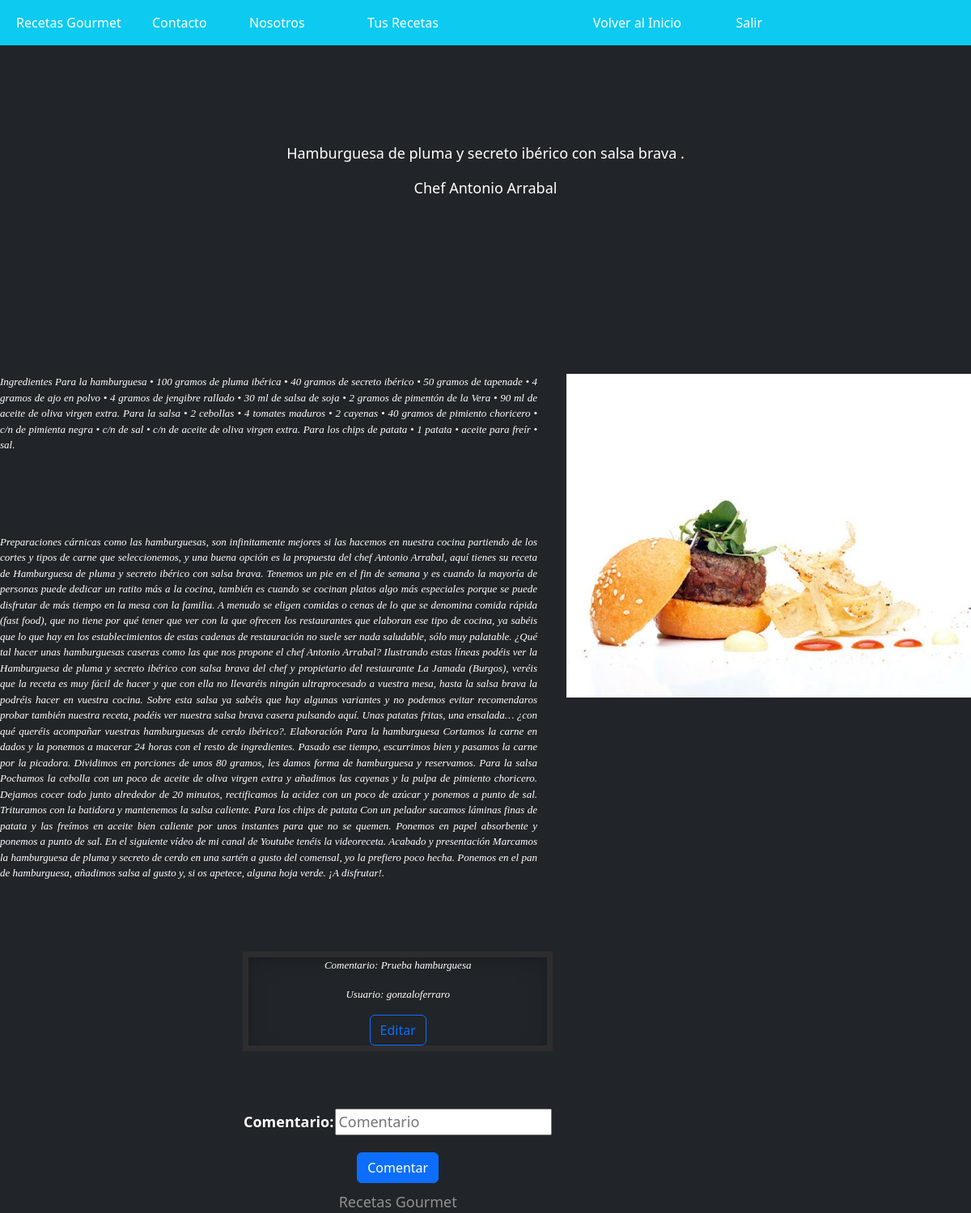
Screenshot of /Blog/hamburguesa/ with the database file from the repository.
### Blog/models.py (models this page shows, shortened)
class Receta(models.Model):
    imagen = models.ImageField(upload_to= "recetas", null= True, blank = True)
    nombre = models.CharField(max_length=80)
    ingrediente = models.CharField(max_length=5000, null=True, blank = True)
    texto = models.CharField(max_length=5000)
    email = models.EmailField()
    autor = models.CharField(max_length=30)

class Comentario(models.Model):
    Comentario = models.CharField(max_length=500)
    us = models.CharField(max_length=500, null=True, blank=True)
    autor = models.CharField(max_length=500, null=True, blank=True)
    nivel = models.CharField(max_length=500, null=True, blank=True)

### Blog/views.py (the view)
# urls.py: path('hamburguesa/', hamburguesa),
def hamburguesa(request):
    autor1 = "Antonio Arrabal"
    rec = Receta.objects.filter(autor=autor1)
    com=Comentario.objects.filter(autor=autor1)
    if request.method == "POST":
        formulario = form_comentario(request.POST)
        if formulario.is_valid():
            informacion = formulario.cleaned_data
            com = Comentario(Comentario = informacion["Comentario"],
            us= request.user, autor="Antonio Arrabal")
            com.save() #Guardo la data en la base de datos como en la función estudiantes.
            com=Comentario.objects.filter(autor=autor1)
            return render(request, "hamburguesa.html",{"recetas":rec,"comentarios":com,"formulario":formulario})
        else:
            formulario = form_comentario()
            return render(request, "hamburguesa.html",{"recetas":rec,"comentarios":com,"formulario":formulario})
    else:
        formulario = form_comentario()
        return render(request, "hamburguesa.html",{"recetas":rec,"comentarios":com,"formulario":formulario})

### Blog/forms.py
class form_comentario(forms.Form):
    Comentario = forms.CharField(widget= forms.TextInput(attrs={'placeholder': 'Comentario'}))
    class Meta:
        model = User
        fields = ['Comentario']
        help_texts = {k:"" for k in fields}

### Blog/template/hamburguesa.html (shortened to what this page needs)
{% extends "home.html"%}
    {% load static %}
{% block contenido %}
<body class="d-flex h-100 text-center text-bg-dark" >
    <div class="contenido1">
        <p class="nav-item" style="position: relative;top:30px; font-size: large;">
            {% if recetas %}
                {% for r in recetas %}
                    <p>
                        {{r.nombre}}
                    </p>
                    <p>
                        Chef {{r.autor}}
                    </p>
                    <img src="{{r.imagen.url}}" style="float: right; margin: 0 0 1em 2em; position:relative; top:200px" height="400px" width= "500px" alt="" >
                    <div class = "contenido2" style="position:relative;top:200px;">
                        {{r.ingrediente}}
                    </div>
                    <div class = "contenido2" style="position:relative;top:300px;">
                        {{r.texto}}
                    </div>
                {%endfor%}
            {% endif %}
            <div  style="position: absolute; top:1000px;left:300px">
                {% if comentarios %}
                    {% for c in comentarios %}
                        <div class="list-group">
                            <div class="borde">
                                <p class="contenido22" style="position:relative">Comentario: {{c.Comentario}}</p>
                                <p class="contenido22" style="position:relative">Usuario: {{c.us}}</p>
                                <a  href="/Blog/editar_hamburguesa/{{c.id}}" class= "btn btn-outline-primary" style="position: relative;">Editar</a>
                            </div>
                        </div>
                    {%endfor%}
                {%endif%}
                <div style="position:relative;">
                    <form style="position:relative; top:70px" method="POST">{% csrf_token %}
                        <table style="position:relative">
                            {{ formulario.as_table }}
                        </table>
                        <button class="btn btn-primary" style="position:relative; top:20px; text-decoration: none; color: white" type="submit">Comentar</button>
                    </form>
                </div>
                <footer class="mt-auto text-white-50" style="position:relative;top:100px">
                    <p>Recetas Gourmet </p>
                </footer>
            </div>
        </p>
    </div>
</body>
</html>
{% endblock %}

### Blog/static/css/myestilo.css (style rules this page uses)
.borde { border: solid rgba(97, 78, 78, 0.192); border-width: 7px ; box-shadow: inset 0 .5em 1.5em rgba(0, 0, 0, .1), inset 0 .125em .5em rgba(0, 0, 0, .15); }
.contenido1 { position: relative; top: 80px; font-size: 1.125rem; }
.contenido2 { position: relative; top: 80px; font-size: small; font-family: Georgia, 'Times New Roman', Times, serif; font-style: italic; color: white; text-align: justify; vertical-align: baseline; align-content: center; display: inherit; clear: left; }
.contenido22 { position: relative; font-size: small; font-family: Georgia, 'Times New Roman', Times, serif; font-style: italic; color: white; vertical-align: baseline; align-content: center; display: inherit; clear: left; }

### Blog/template/hamburguesa.html (style rules this page uses)
body { background-image: url("https://img.freepik.com/fotos-premium/pared-ladrillo-negro-loft-diseno-interiores-pintura-negra-fachada_73152-4012.jpg?w=2000"); background-position: center 25%; background-size: cover; }

### rows the page displays
Receta: nombre "Hamburguesa de pluma y secreto ibérico con salsa brava .", autor "Antonio Arrabal", imagen (picture), ingrediente "Ingredientes Para la hamburguesa • 100 gramos de pluma ibérica • 40 gramos de secreto ibérico • 50 gramos de tapenade • 4 gramos de ajo en polvo • 4 gramos de jengibre rallado • 30 ml de salsa de soja • 2 gramos de pimentón de la Vera • 90 ml de aceite de oliva virgen extra. Para la salsa • 2 cebollas • 4 tomates maduros • 2 cayenas • 40 gramos de pimiento choricero • c/n de pimienta negra • c/n de sal • c/n de aceite de oliva virgen extra. Para los chips de patata • 1 patata • aceite para freír • sal.", texto "Preparaciones cárnicas como las hamburguesas, son infinitamente mejores si las hacemos en nuestra cocina partiendo de los cortes y tipos de carne que seleccionemos, y una buena opción es la propuesta del chef Antonio Arrabal, aquí tienes su receta de Hamburguesa de pluma y secreto ibérico con salsa brava. Tenemos un pie en el fin de semana y es cuando la mayoría de personas puede dedicar un ratito más a la cocina, también es cuando se cocinan platos algo más especiales porque se puede disfrutar de más tiempo en la mesa con la familia. A menudo se eligen comidas o cenas de lo que se denomina comida rápida (fast food), que no tiene por qué tener que ver con la que ofrecen los restaurantes que…"
Comentario: Comentario "Prueba hamburguesa", us "gonzaloferraro"
